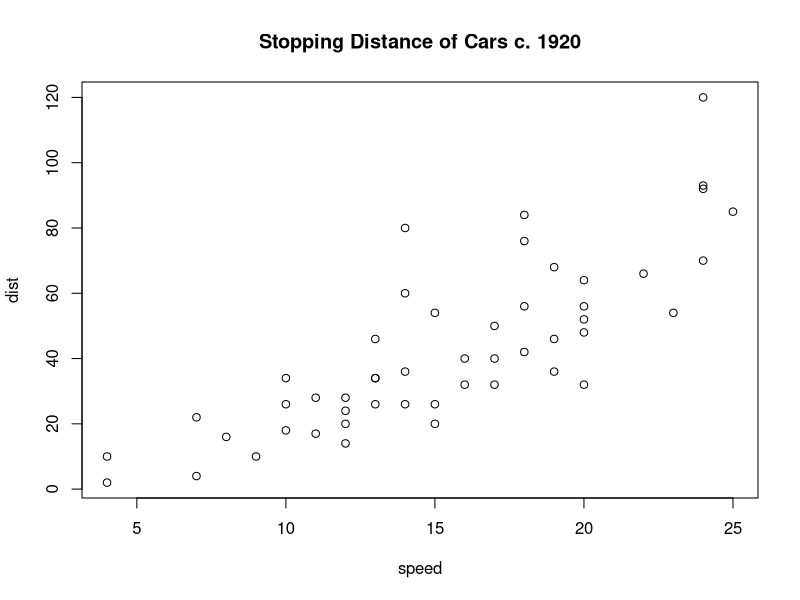
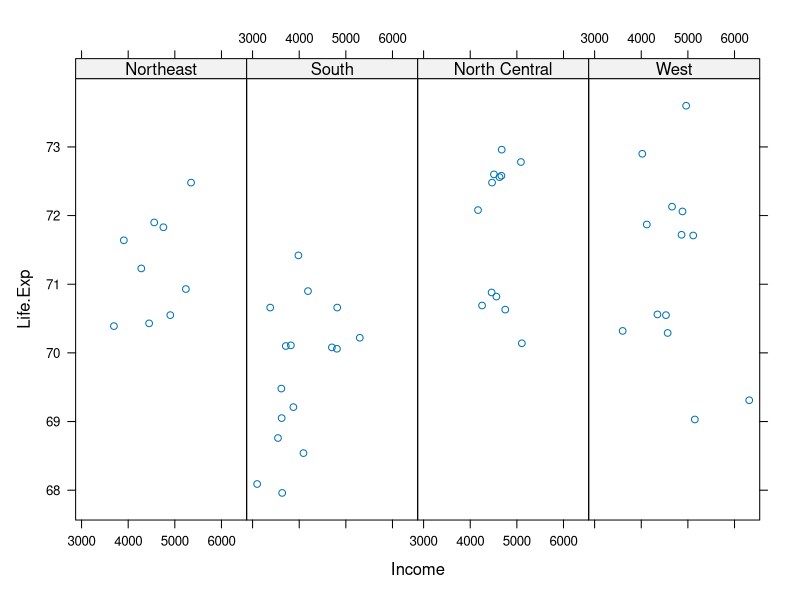
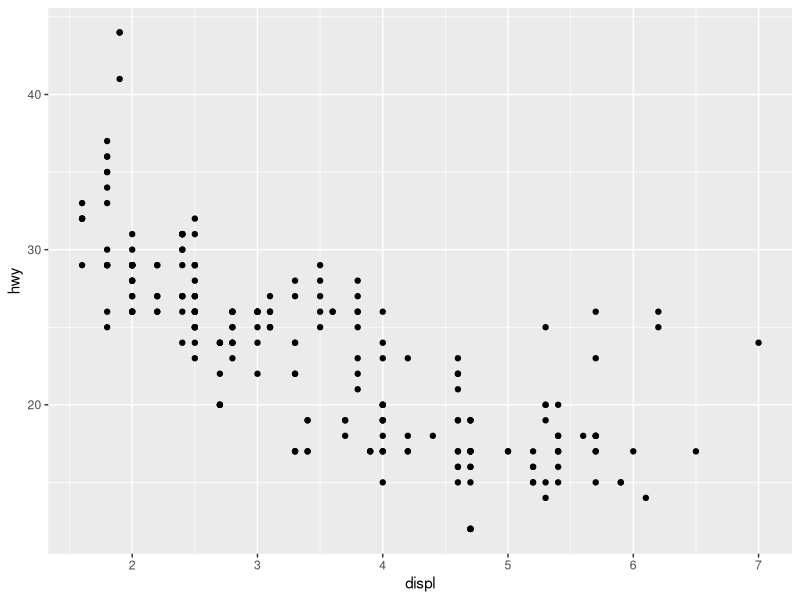

Here is the R script that generated these plots, in order:
# plotting.R
# Examples from Roger Peng's lecture on PLotting in Exploratory Data Analysis
library(datasets)
data(cars)
with(cars, plot(speed, dist, main="Stopping Distance of Cars c. 1920"))

library(lattice)
state <- data.frame(state.x77, region = state.region)
xyplot(Life.Exp ~ Income | region, data = state, layout = c(4, 1))

library(ggplot2)
data(mpg)
qplot(displ, hwy, data = mpg)
